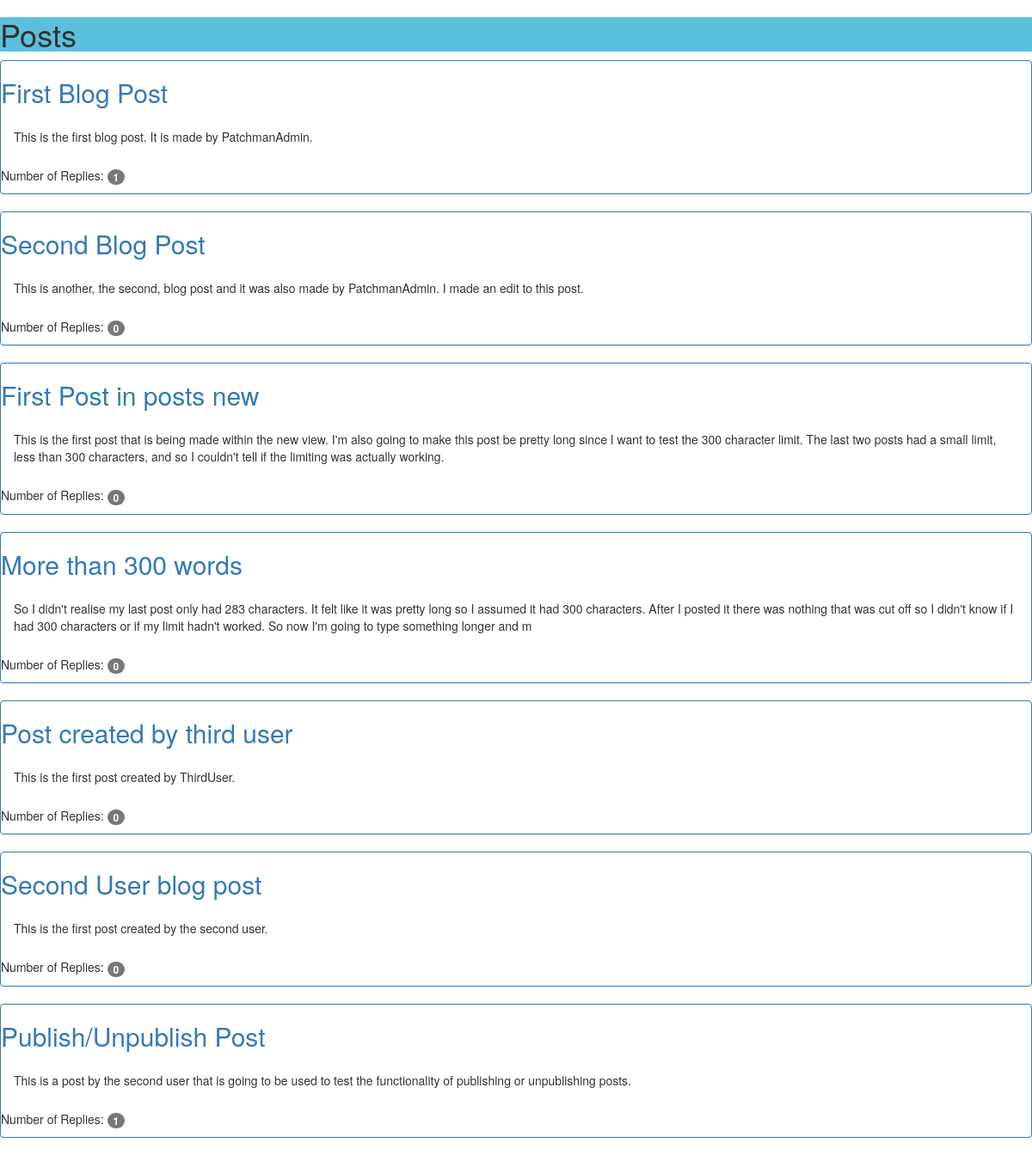
The app's page /, older data.
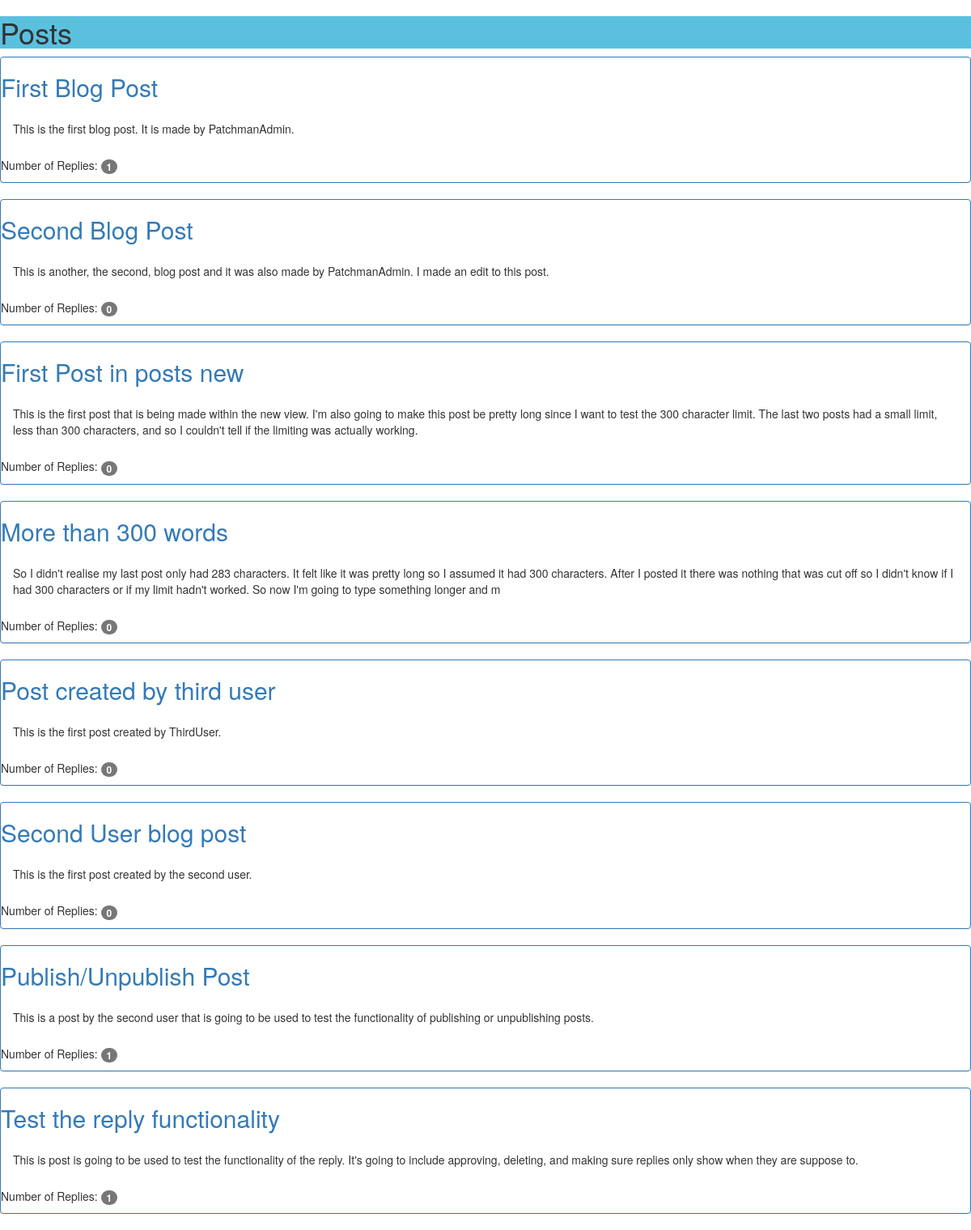
The same page, newer data.
### blog/models.py (models this page shows, shortened)
class Post(models.Model):
    author = models.ForeignKey('auth.User')
    title = models.CharField(max_length=255)
    content = models.TextField()
    created_date = models.DateField(default=timezone.now)
    is_published = models.BooleanField(default=True)
    is_deleted = models.BooleanField(default=False)
    class Meta:
        ordering=['-created_date']
    @property
    def approved_replies(self):
        return self.replies.filter(approved_reply=True)

### blog/views.py (the view)
# urls.py: 2. Add a URL to urlpatterns:  url(r'^$', views.home, name='home')
def home(request):
    posts = Post.objects.filter(is_published=True, is_deleted=False).order_by('created_date')
    return render(request, 'home.html', {'posts': posts})

### blog/templates/home.html (shortened to what this page needs)
{% extends 'base.html' %}
{% block content %}
    <h1 class="'label label-info">Posts</h1>
    {% for post in posts %}
        <div class="panel panel-primary">
            <h2><a href="{% url 'post_detail' pk=post.pk %}">{{ post.title }}</a></h2>
            <p class="panel-body">{{ post.content| slice:":300" }}</p>
            <p>Number of Replies:  <span class="badge">{{ post.approved_replies.count }}</span></p>
        </div>
    {% endfor %}
{% endblock %}

Row changes from the older to the newer data that the page shows:
added Post: title "Test the reply functionality", content "This is post is going to be used to test the functionality of the reply. It's going to include approving, deleting, and making sure replies only show when they are suppose to.", approved_replies.count "1"
